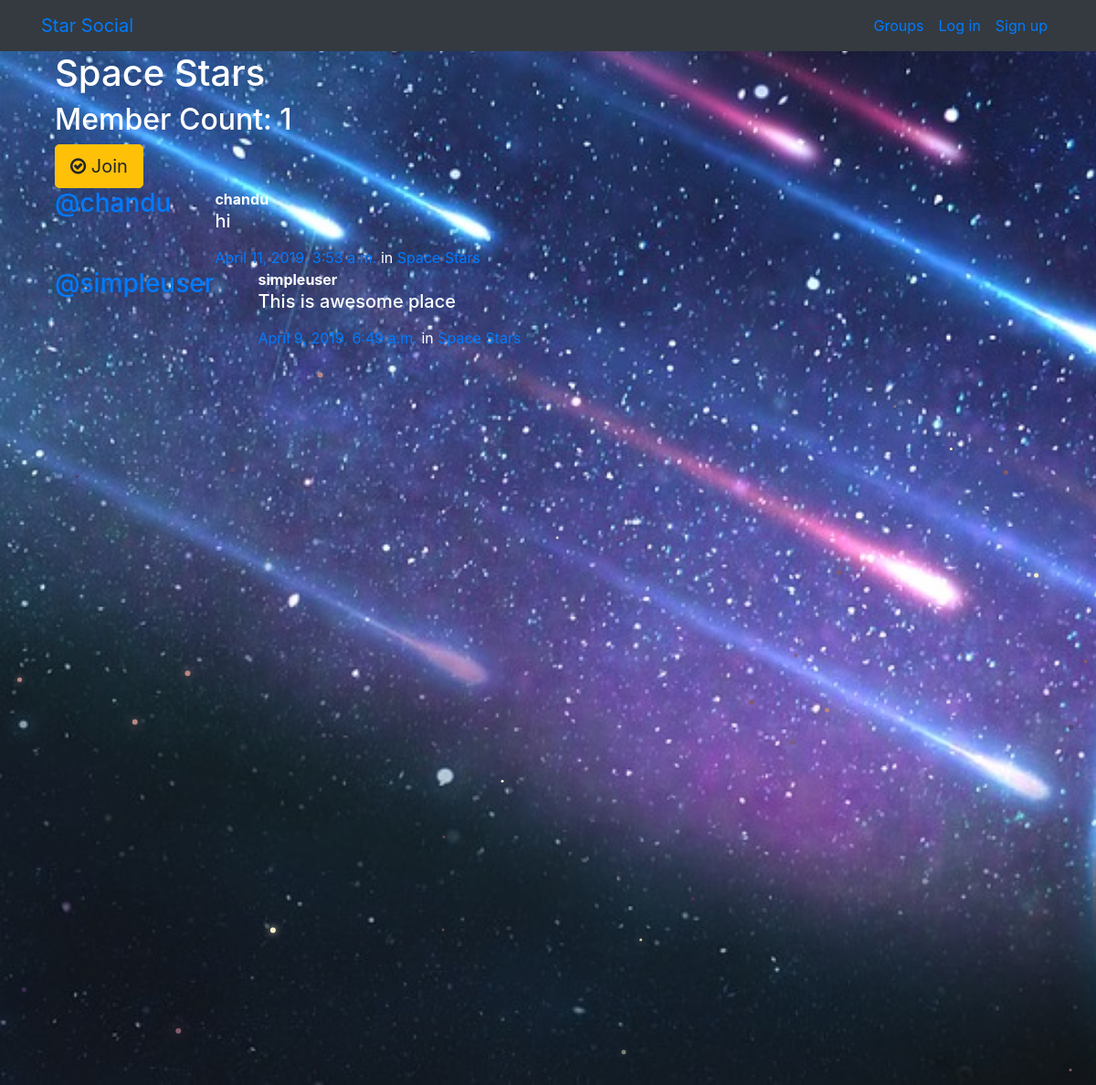
The page /groups/posts/in/space-stars/ on the database its author committed.
### groups/models.py (models this page shows, shortened)
class Group(models.Model):
    name = models.CharField(max_length=255, unique=True)
    slug = models.SlugField(allow_unicode=True, unique=True)
    description = models.TextField(blank=True, default='')
    description_html = models.TextField(editable=False, default='', blank=True)
    members = models.ManyToManyField(User,through="GroupMember")
    class Meta:
        ordering = ["name"]

### posts/models.py (models this page shows, shortened)
class Post(models.Model):
    user = models.ForeignKey(User, related_name="posts",on_delete=models.CASCADE)
    created_at = models.DateTimeField(auto_now=True)
    message = models.TextField()
    message_html = models.TextField(editable=False)
    group = models.ForeignKey(Group, related_name="posts",null=True, blank=True,on_delete=models.CASCADE)
    class Meta:
        ordering = ["-created_at"]
        unique_together = ["user", "message"]

### groups/views.py (the view)
# urls.py: path("posts/in/<slug>/",views.SingleGroup.as_view(),name="single"),
class SingleGroup(generic.DetailView):
    model = Group

### groups/templates/groups/group_detail.html
{% extends "groups/group_base.html" %}
{% block pregroup %}
<div class="container">
  <h1>{{group.name}}</h1>
  <h2> Member Count: {{group.members.count}}</h2>
  <div class="content">
  	{% if user in group.members.all %}
  		<a href="{% url 'groups:leave' slug=group.slug %}" class="btn btn-lg btn-warning"><span class="fa fa-times-circle-o"></span> Leave</a>
  	{% else %}
  		<a href="{% url 'groups:join' slug=group.slug %}" class="btn btn-lg btn-warning"><span class="fa fa-check-circle-o"></span> Join</a>
  	{% endif %}
  </div>
</div>
{% endblock %}
{% block group_content %}
<div class="col-md-8">
	{% if group.posts.count == 0 %}
	<h2>No posts in this group yet!</h2>
	{% else %}
		{% for post in group.posts.all %}
			{% include "posts/_post.html" %}
		{% endfor %}
	{% endif %}
</div>
{% endblock %}

### groups/templates/groups/group_base.html (shortened to what this page needs)
{% extends "base.html" %}
{% block content %}
<div class="container">
  <div class="row">
    {% block pregroup %}{% endblock %}
    {% block group_content %}{% endblock %}
  </div>
</div>
{% endblock %}

### templates/base.html (shortened to what this page needs)
<!DOCTYPE html>
{% load static %}
<html>
  <head>
    <link rel="stylesheet" href="https://stackpath.bootstrapcdn.com/bootstrap/4.1.3/css/bootstrap.min.css"
>
    <link href="https://maxcdn.bootstrapcdn.com/font-awesome/4.7.0/css/font-awesome.min.css" rel="stylesheet">
    <link rel="stylesheet" href="{% static 'simplesocial/css/master.css'%}">
  </head>
  <body>
    <nav class="navbar navbar-expand-lg bg-dark mynav" role="navigation" id="navbar">
      <div class="container">
        <div class="navbar-nav align-items-center">
          <a class="navbar-brand mynav" href="{% url 'home' %}">Star Social</a>
      </div>
        <div class="navbar-nav ml-auto">
          {% if user.is_authenticated %}
            <a class="nav-item nav-link" href="{% url 'posts:create' %}" class="btn btn-simple">Post</a>
            <a class="nav-item nav-link" href="{% url 'groups:all' %}" class="btn btn-simple">Groups</a>
            <a class="nav-item nav-link" href="{% url 'groups:create' %}" class="btn btn-simple">Create Group</a>
            <a class="nav-item nav-link" href="{% url 'accounts:logout' %}" class="btn btn-simple">Log out</a>
          {% else %}
            <a class="nav-item nav-link" href="{% url 'groups:all' %}"class="btn btn-simple">Groups</a>
            <a class="nav-item nav-link" href="{% url 'accounts:login' %}" class="btn btn-simple">Log in</a>
            <a class="nav-item nav-link" href="{% url 'accounts:signup' %}" class="btn btn-simple">Sign up</a>
          {% endif %}
        </div>
      </div>
    </nav>
    <div class="container mycontent">
      {% block content %}
      {% endblock %}
    </div>
    <canvas id="canvas"></canvas>
  </body>
 </body>
</html>

### posts/templates/posts/_post.html (shortened to what this page needs)
<div class="media">
	<h3 class="mr-5"><a href="{% url 'posts:for_user' username=post.user.username %}">@{{ post.user.username }}</a></h3>
	<div class="media-body">
		<strong>{{ post.user.username }}</strong>
		<h5>{{ post.message_html|safe }}</h5>
			<time class="time"><a href="{% url 'posts:single' username=post.user.username pk=post.pk %}">{{ post.created_at }}</a></time>
			{% if post.group %}
			<span class="group-name">in <a href="#">{{ post.group.name }}</a></span>
			{% endif %}
	</div>
</div>

### static/simplesocial/css/master.css (style rules this page uses)
body { margin: 0; overflow: hidden; background-color: black; color:white; }

### rows shown on the page
Group: name "Space Stars", members.count "1"
Post: user.username "chandu", message_html "hi", created_at "April 11, 2019, 3:53 a.m.", group.name "Space Stars"
Post: user.username "simpleuser", message_html "This is awesome place", created_at "April 9, 2019, 6:49 a.m.", group.name "Space Stars"
